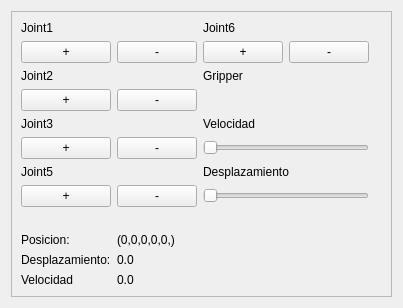
            <widget class="QWidget" name="page2">
             <property name="enabled">
              <bool>true</bool>
             </property>
             <layout class="QHBoxLayout" name="horizontalLayout_8">
              <item>
               <widget class="QFrame" name="frame_7">
                <property name="frameShape">
                 <enum>QFrame::StyledPanel</enum>
                </property>
                <property name="frameShadow">
                 <enum>QFrame::Raised</enum>
                </property>
                <layout class="QHBoxLayout" name="horizontalLayout_12">
                 <item>
                  <layout class="QGridLayout" name="gridLayout_3">
                   <item row="4" column="2" colspan="2">
                    <layout class="QHBoxLayout" name="gripper_container"/>
                   </item>
                   <item row="7" column="2" colspan="2">
                    <widget class="QLabel" name="label_23">
                     <property name="text">
                      <string>Desplazamiento</string>
                     </property>
                    </widget>
                   </item>
                   <item row="5" column="2">
                    <widget class="QLabel" name="label_4">
                     <property name="text">
                      <string>Velocidad</string>
                     </property>
                    </widget>
                   </item>
                   <item row="2" column="3">
                    <widget class="QPushButton" name="btnJoint6neg">
                     <property name="text">
                      <string>-</string>
                     </property>
                    </widget>
                   </item>
                   <item row="3" column="2">
                    <widget class="QLabel" name="label_15">
                     <property name="text">
                      <string>Gripper</string>
                     </property>
                    </widget>
                   </item>
                   <item row="3" column="0" colspan="2">
                    <widget class="QLabel" name="label_7">
                     <property name="text">
                      <string>Joint2</string>
                     </property>
                    </widget>
                   </item>
                   <item row="6" column="2" colspan="2">
                    <widget class="QSlider" name="velSlider">
                     <property name="minimum">
                      <number>1</number>
                     </property>
                     <property name="maximum">
                      <number>100</number>
                     </property>
                     <property name="orientation">
                      <enum>Qt::Horizontal</enum>
                     </property>
                    </widget>
                   </item>
                   <item row="11" column="0">
                    <widget class="QLabel" name="label_30">
                     <property name="text">
                      <string>Desplazamiento:</string>
                     </property>
                    </widget>
                   </item>
                   <item row="11" column="1">
                    <widget class="QLabel" name="des_value">
                     <property name="text">
                      <string>0.0</string>
                     </property>
                    </widget>
                   </item>
                   <item row="8" column="0">
                    <widget class="QPushButton" name="btnJoint5pos">
                     <property name="text">
                      <string>+</string>
                     </property>
                    </widget>
                   </item>
                   <item row="8" column="1">
                    <widget class="QPushButton" name="btnJoint5neg">
                     <property name="text">
                      <string>-</string>
                     </property>
                    </widget>
                   </item>
                   <item row="2" column="0">
                    <widget class="QPushButton" name="btnJoint1pos">
                     <property name="text">
                      <string>+</string>
                     </property>
                    </widget>
                   </item>
                   <item row="12" column="0">
                    <widget class="QLabel" name="label_28">
                     <property name="text">
                      <string>Velocidad</string>
                     </property>
                    </widget>
                   </item>
                   <item row="1" column="0" colspan="2">
                    <widget class="QLabel" name="label_3">
                     <property name="text">
                      <string>Joint1</string>
                     </property>
                    </widget>
                   </item>
                   <item row="5" column="0">
                    <widget class="QLabel" name="label_19">
                     <property name="text">
                      <string>Joint3</string>
                     </property>
                    </widget>
                   </item>
                   <item row="4" column="0">
                    <widget class="QPushButton" name="btnJoint2pos">
                     <property name="text">
                      <string>+</string>
                     </property>
                    </widget>
                   </item>
                   <item row="12" column="1">
                    <widget class="QLabel" name="vel_value">
                     <property name="text">
                      <string>0.0</string>
                     </property>
                    </widget>
                   </item>
                   <item row="4" column="1">
                    <widget class="QPushButton" name="btnJoint2neg">
                     <property name="text">
                      <string>-</string>
                     </property>
                    </widget>
                   </item>
                   <item row="2" column="1">
                    <widget class="QPushButton" name="btnJoint1neg">
                     <property name="text">
                      <string>-</string>
                     </property>
                    </widget>
                   </item>
                   <item row="8" column="2" colspan="2">
                    <widget class="QSlider" name="despSlider">
                     <property name="minimum">
                      <number>1</number>
                     </property>
                     <property name="maximum">
                      <number>10</number>
                     </property>
                     <property name="orientation">
                      <enum>Qt::Horizontal</enum>
                     </property>
                    </widget>
                   </item>
                   <item row="10" column="1">
                    <widget class="QLabel" name="label_27">
                     <property name="text">
                      <string>(0,0,0,0,0,)</string>
                     </property>
                    </widget>
                   </item>
                   <item row="10" column="0">
                    <widget class="QLabel" name="label_22">
                     <property name="text">
                      <string>Posicion:</string>
                     </property>
                    </widget>
                   </item>
                   <item row="1" column="2">
                    <widget class="QLabel" name="label_21">
                     <property name="text">
                      <string>Joint6</string>
                     </property>
                    </widget>
                   </item>
                   <item row="2" column="2">
                    <widget class="QPushButton" name="btnJoint6pos">
                     <property name="text">
                      <string>+</string>
                     </property>
                    </widget>
                   </item>
                   <item row="7" column="0" colspan="2">
                    <widget class="QLabel" name="label_20">
                     <property name="text">
                      <string>Joint5</string>
                     </property>
                    </widget>
                   </item>
                   <item row="6" column="1">
                    <widget class="QPushButton" name="btnJoint3neg">
                     <property name="text">
                      <string>-</string>
                     </property>
                    </widget>
                   </item>
                   <item row="6" column="0">
                    <widget class="QPushButton" name="btnJoint3pos">
                     <property name="text">
                      <string>+</string>
                     </property>
                    </widget>
                   </item>
                   <item row="9" column="1">
                    <spacer name="verticalSpacer_5">
                     <property name="orientation">
                      <enum>Qt::Vertical</enum>
                     </property>
                     <property name="sizeType">
                      <enum>QSizePolicy::Fixed</enum>
                     </property>
                     <property name="sizeHint" stdset="0">
                      <size>
                       <width>20</width>
                       <height>20</height>
                      </size>
                     </property>
                    </spacer>
                   </item>
                  </layout>
                 </item>
                 <item>
                  <layout class="QGridLayout" name="gridLayout_4">
                   <item row="4" column="0" colspan="2">
                    <widget class="QLabel" name="imagen1">
                     <property name="maximumSize">
                      <size>
                       <width>280</width>
                       <height>300</height>
                      </size>
                     </property>
                     <property name="text">
                      <string/>
                     </property>
                     <property name="pixmap">
                      <pixmap resource="icons.qrc">:/images/img1.jpeg</pixmap>
                     </property>
                     <property name="scaledContents">
                      <bool>true</bool>
                     </property>
                     <property name="alignment">
                      <set>Qt::AlignCenter</set>
                     </property>
                     <property name="wordWrap">
                      <bool>false</bool>
                     </property>
                     <property name="margin">
                      <number>0</number>
                     </property>
                    </widget>
                   </item>
                  </layout>
                 </item>
                </layout>
               </widget>
              </item>
             </layout>
            </widget>
